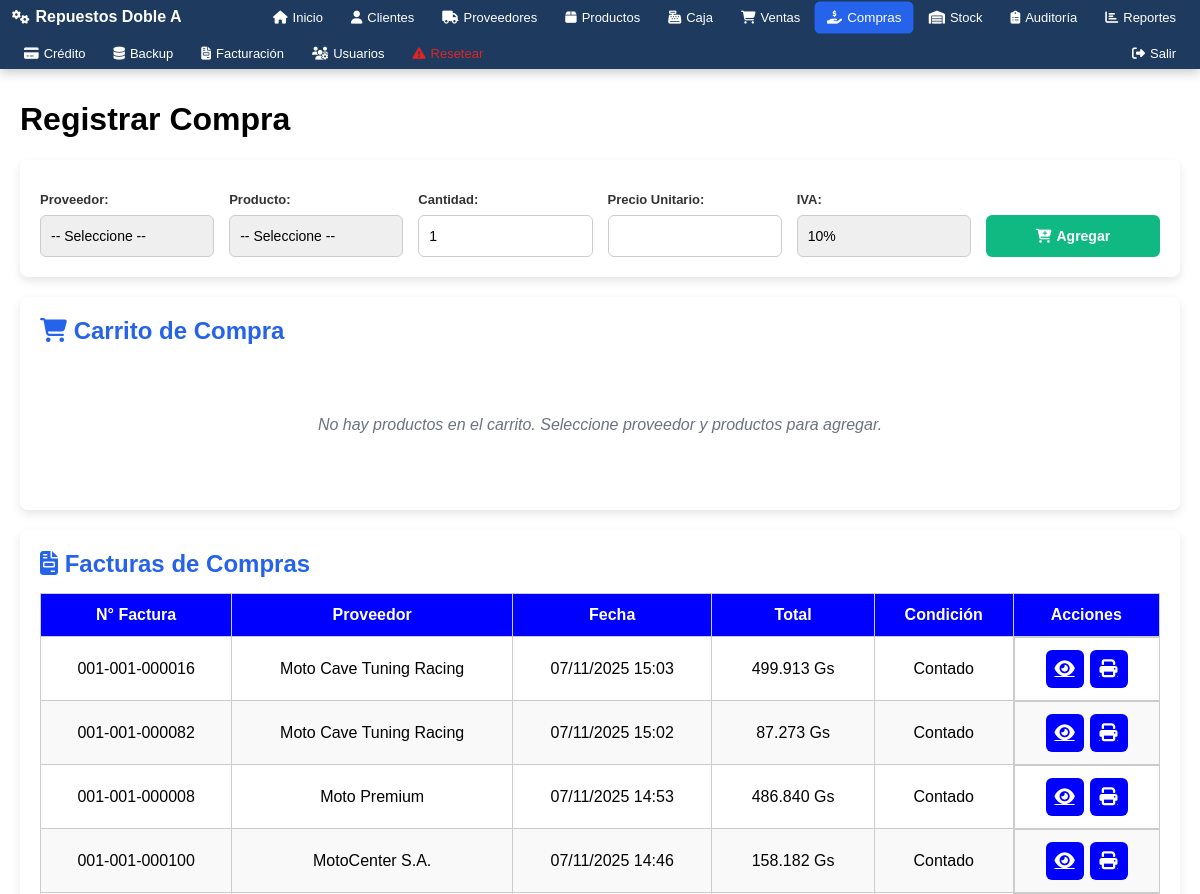
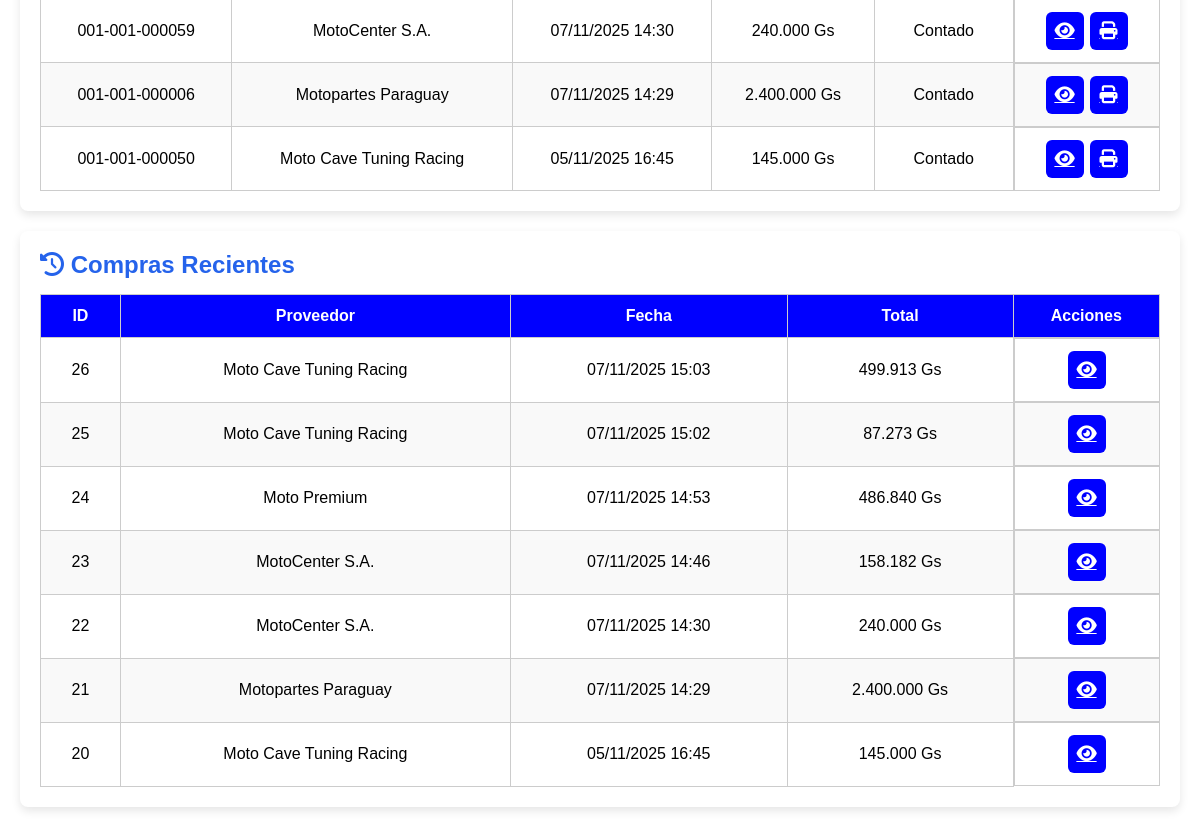
The app's page /modulos/compras/compras.php (signed in), older data (2 pictures, top to bottom).
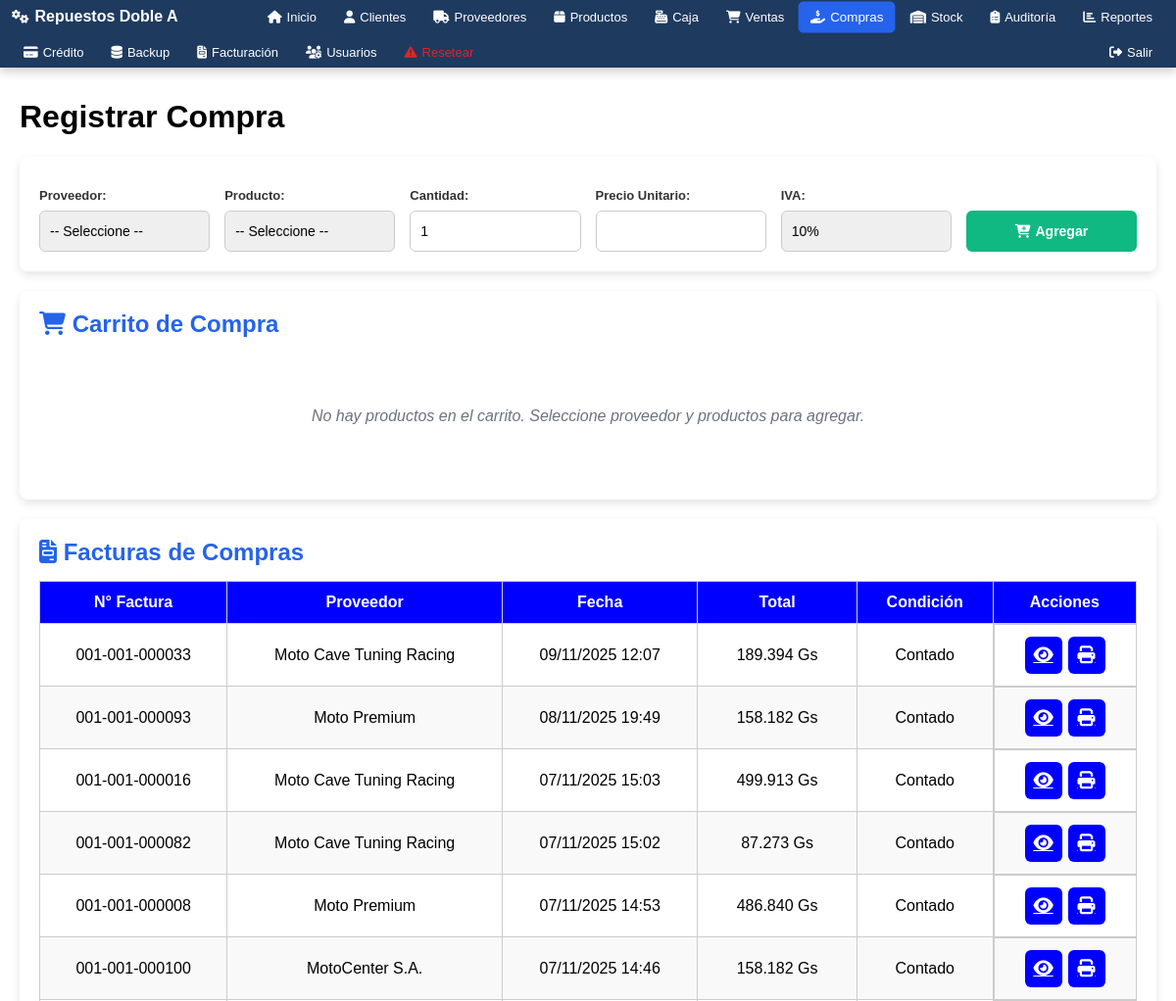
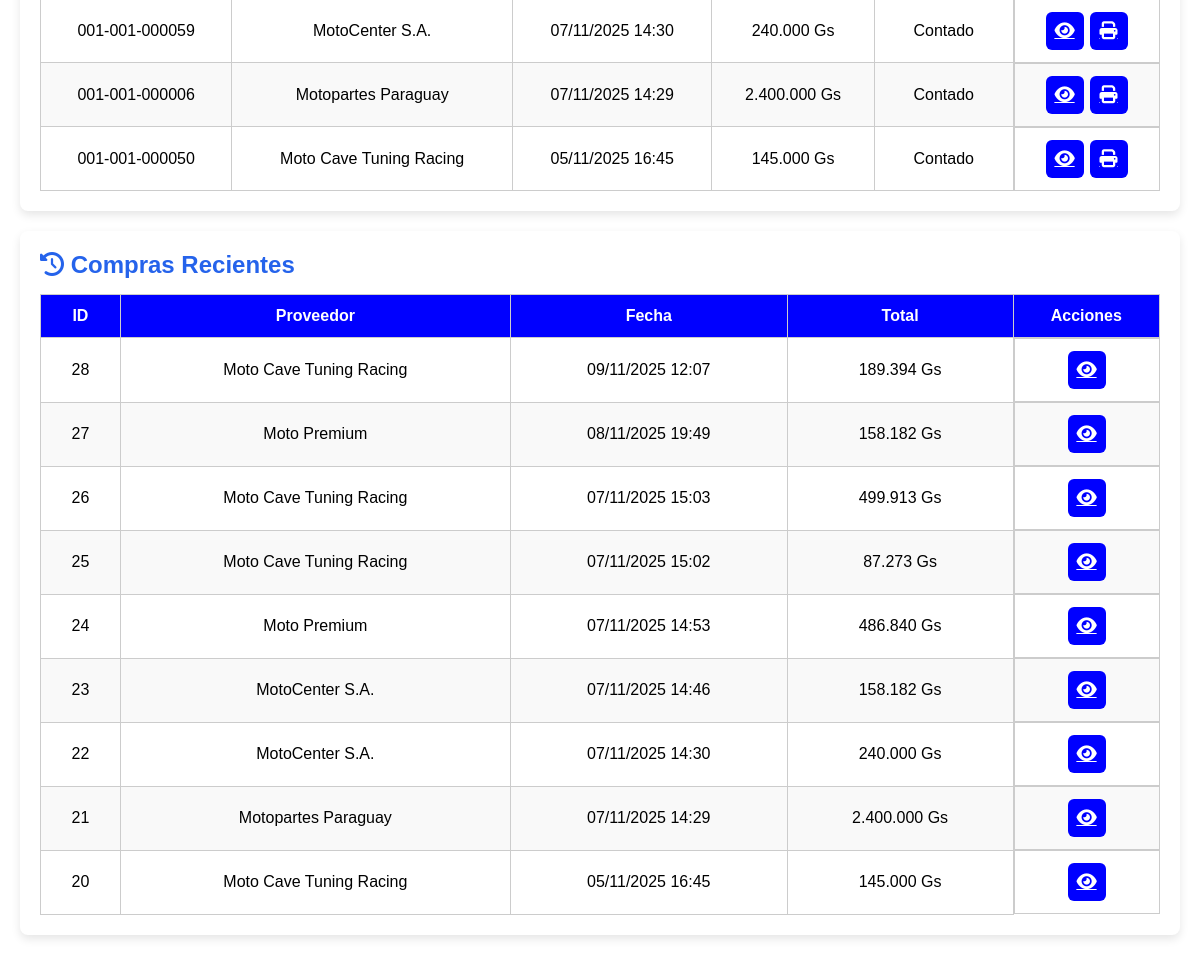
The same page, newer data (2 pictures, top to bottom).
### tables this page shows
CREATE TABLE `cabecera_factura_compras` (
  `id` int(11) NOT NULL AUTO_INCREMENT,
  `numero_factura` varchar(50) NOT NULL,
  `proveedor_id` int(11) NOT NULL,
  `fecha_hora` datetime NOT NULL,
  `monto_total` decimal(15,2) NOT NULL,
  `condicion_compra` varchar(20) DEFAULT 'Contado',
  `forma_pago` varchar(20) DEFAULT 'Efectivo',
  `timbrado` varchar(50) DEFAULT NULL,
  `numero_factura_proveedor` varchar(100) DEFAULT NULL,
  `created_at` timestamp NOT NULL DEFAULT CURRENT_TIMESTAMP,
  `inicio_vigencia` date DEFAULT NULL,
  `fin_vigencia` date DEFAULT NULL,
  PRIMARY KEY (`id`),
  UNIQUE KEY `numero_factura` (`numero_factura`),
  KEY `idx_fecha` (`fecha_hora`),
  KEY `idx_proveedor` (`proveedor_id`),
  CONSTRAINT `cabecera_factura_compras_ibfk_1` FOREIGN KEY (`proveedor_id`) REFERENCES `proveedores` (`id`) ON DELETE CASCADE
);

CREATE TABLE `proveedores` (
  `id` int(11) NOT NULL AUTO_INCREMENT,
  `empresa` varchar(150) NOT NULL,
  `contacto` varchar(100) DEFAULT NULL,
  `telefono` varchar(50) DEFAULT NULL,
  `email` varchar(100) DEFAULT NULL,
  `direccion` varchar(255) DEFAULT NULL,
  `created_at` timestamp NOT NULL DEFAULT CURRENT_TIMESTAMP,
  `ruc` varchar(20) DEFAULT NULL,
  PRIMARY KEY (`id`)
);

CREATE TABLE `compras` (
  `id` int(11) NOT NULL AUTO_INCREMENT,
  `proveedor_id` int(11) NOT NULL,
  `fecha` datetime NOT NULL,
  `total` decimal(12,2) NOT NULL,
  `estado` enum('Pendiente','Completada') NOT NULL DEFAULT 'Pendiente',
  `created_at` timestamp NOT NULL DEFAULT CURRENT_TIMESTAMP ON UPDATE CURRENT_TIMESTAMP,
  PRIMARY KEY (`id`),
  KEY `proveedor_id` (`proveedor_id`)
);

### includes/session.php (called while the page is built, shortened)
<?php
if (!function_exists('estaLogueado')) {
    function estaLogueado() {
        return isset($_SESSION['usuario_id']) && isset($_SESSION['usuario']);
    }
}
if (!function_exists('obtenerRol')) {
    function obtenerRol() {
        return isset($_SESSION['rol']) ? $_SESSION['rol'] : null;
    }
}
?>

### includes/auth.php (called while the page is built, shortened)
<?php
if (!function_exists('tienePermiso')) {
function tienePermiso($modulo, $accion = 'ver') {
    $rol = obtenerRol();
    if ($rol === 'Administrador') {
        return true;
    }
}
}
?>

### modulos/compras/compras.php (the view, shortened to what this page needs)
<?php
$base_path = $_SERVER['DOCUMENT_ROOT'] . '/repuestos/';
include $base_path . 'includes/session.php';
include $base_path . 'includes/auth.php';
include $base_path . 'includes/header.php';
$stmt_compras_recientes = $pdo->query("SELECT c.*, p.empresa as nombre_proveedor
                                       FROM compras c
                                       LEFT JOIN proveedores p ON c.proveedor_id = p.id
                                       ORDER BY c.fecha DESC
                                       LIMIT 20");
$compras_recientes = $stmt_compras_recientes->fetchAll();
$facturas_compras_recientes = [];
try {
    $stmt_facturas_compras = $pdo->query("SELECT fc.*, p.empresa as nombre_proveedor
                                          FROM cabecera_factura_compras fc
                                          LEFT JOIN proveedores p ON fc.proveedor_id = p.id
                                          ORDER BY fc.fecha_hora DESC
                                          LIMIT 20");
    $facturas_compras_recientes = $stmt_facturas_compras->fetchAll();
} catch (Exception $e) {
}
?>
<div class="container tabla-responsive">
    <h1>Registrar Compra</h1>
    <div class="venta-rapida-container">
        <form id="form_agregar_producto" class="venta-rapida-form">
            <div class="form-row-horizontal">
                <div class="form-group-horizontal">
                    <label>Proveedor:</label>
                    <select id="select_proveedor" class="form-select-horizontal" required>
                        <option value="">-- Seleccione --</option>
                    </select>
                </div>
                <div class="form-group-horizontal">
                    <label>Producto:</label>
                    <select id="select_producto" class="form-select-horizontal" required>
                        <option value="">-- Seleccione --</option>
                    </select>
                </div>
                <div class="form-group-horizontal">
                    <label>Cantidad:</label>
                    <input type="number" id="input_cantidad" class="form-input-horizontal" min="1" value="1" required>
                </div>
                <div class="form-group-horizontal">
                    <label>Precio Unitario:</label>
                    <input type="number" id="input_precio" class="form-input-horizontal" step="0.01" min="0" required>
                </div>
        <div class="form-group-horizontal">
            <label>IVA:</label>
            <select id="select_iva" class="form-select-horizontal" required>
                <option value="10" selected>10%</option>
            </select>
        </div>
                <div class="form-group-horizontal">
                    <label>&nbsp;</label>
                    <button type="button" id="btn_agregar_carrito" class="btn-agregar-carrito">
                        <i class="fas fa-cart-plus"></i> Agregar
                    </button>
                </div>
            </div>
        </form>
    </div>
    <div class="carrito-container">
        <h2><i class="fas fa-shopping-cart"></i> Carrito de Compra</h2>
        <div id="carrito_vacio" class="carrito-vacio">
            <p>No hay productos en el carrito. Seleccione proveedor y productos para agregar.</p>
        </div>
    </div>
    <?php if(!empty($facturas_compras_recientes)): ?>
    <div class="ventas-recientes-container">
        <h2><i class="fas fa-file-invoice"></i> Facturas de Compras</h2>
        <div class="table-responsive-inline">
            <table class="crud-table">
                <thead>
                    <tr>
                        <th>N° Factura</th>
                        <th>Proveedor</th>
                        <th>Fecha</th>
                        <th>Total</th>
                        <th>Condición</th>
                        <th>Acciones</th>
                    </tr>
                </thead>
                <tbody>
                <?php foreach($facturas_compras_recientes as $factura): ?>
                        <tr>
                            <td><?= htmlspecialchars($factura['numero_factura']) ?></td>
                            <td><?= htmlspecialchars(isset($factura['nombre_proveedor']) && $factura['nombre_proveedor'] ? $factura['nombre_proveedor'] : 'N/A') ?></td>
                            <td><?= date('d/m/Y H:i', strtotime($factura['fecha_hora'])) ?></td>
                            <td><?= number_format($factura['monto_total'],0,',','.') ?> Gs</td>
                            <td><?= htmlspecialchars($factura['condicion_compra']) ?></td>
                            <td class="acciones">
                                <a href="/repuestos/modulos/compras/ver_factura_compra.php?id=<?= $factura['id'] ?>" class="btn btn-edit" data-tooltip="Ver" target="_blank">
                                    <i class="fas fa-eye"></i>
                                </a>
                                <a href="/repuestos/modulos/compras/imprimir_factura_compra.php?id=<?= $factura['id'] ?>" class="btn btn-edit" data-tooltip="Imprimir" target="_blank">
                                    <i class="fas fa-print"></i>
                                </a>
                            </td>
                        </tr>
                <?php endforeach; ?>
                </tbody>
            </table>
        </div>
    </div>
    <?php endif; ?>
    <div class="ventas-recientes-container">
        <h2><i class="fas fa-history"></i> Compras Recientes</h2>
        <div class="table-responsive-inline">
            <table class="crud-table">
                <thead>
                    <tr>
                        <th>ID</th>
                        <th>Proveedor</th>
                        <th>Fecha</th>
                        <th>Total</th>
                        <th>Acciones</th>
                    </tr>
                </thead>
                <tbody>
                <?php if($compras_recientes && count($compras_recientes) > 0): ?>
                    <?php foreach($compras_recientes as $compra): ?>
                        <tr>
                            <td><?= htmlspecialchars($compra['id']) ?></td>
                            <td><?= htmlspecialchars(isset($compra['nombre_proveedor']) && $compra['nombre_proveedor'] ? $compra['nombre_proveedor'] : 'N/A') ?></td>
                            <td><?= date('d/m/Y H:i', strtotime($compra['fecha'])) ?></td>
                            <td><?= number_format($compra['total'],0,',','.') ?> Gs</td>
                            <td class="acciones">
                                <a href="#" class="btn btn-edit" data-tooltip="Ver">
                                    <i class="fas fa-eye"></i>
                                </a>
                            </td>
                        </tr>
                    <?php endforeach; ?>
                <?php else: ?>
                    <tr><td colspan="5">No hay compras recientes.</td></tr>
                <?php endif; ?>
                </tbody>
            </table>
        </div>
    </div>
</div>
<?php include $base_path . 'includes/footer.php'; ?>

### includes/header.php
<?php
$base_url = '/repuestos/';
$base_path = $_SERVER['DOCUMENT_ROOT'] . '/repuestos/';
$current_page = $_SERVER['REQUEST_URI'];
include $base_path . 'includes/session.php';
include $base_path . 'includes/auth.php';
?>
<link rel="stylesheet" href="/repuestos/style.css">
<link rel="stylesheet" href="https://cdnjs.cloudflare.com/ajax/libs/font-awesome/6.5.2/css/all.min.css">
<div class="navbar">
    <div class="logo"><i class="fas fa-cogs"></i> Repuestos Doble A</div>
    <a href="<?php echo $base_url; ?>index.php" <?php echo (strpos($current_page, 'index.php') !== false || ($current_page == $base_url || $current_page == $base_url . 'index.php')) ? 'class="active"' : ''; ?>><i class="fas fa-home"></i> Inicio</a>
    <?php if (tienePermiso('clientes', 'ver')): ?>
    <a href="<?php echo $base_url; ?>modulos/clientes/clientes.php" <?php echo (strpos($current_page, 'clientes') !== false) ? 'class="active"' : ''; ?>><i class="fas fa-user"></i> Clientes</a>
    <?php endif; ?>
    <?php if (tienePermiso('proveedores', 'ver')): ?>
    <a href="<?php echo $base_url; ?>modulos/proveedores/proveedores.php" <?php echo (strpos($current_page, 'proveedores') !== false) ? 'class="active"' : ''; ?>><i class="fas fa-truck"></i> Proveedores</a>
    <?php endif; ?>
    <?php if (tienePermiso('productos', 'ver')): ?>
    <a href="<?php echo $base_url; ?>modulos/productos/productos.php" <?php echo (strpos($current_page, 'productos') !== false) ? 'class="active"' : ''; ?>><i class="fas fa-box"></i> Productos</a>
    <?php endif; ?>
    <?php if (tienePermiso('caja', 'ver')): ?>
    <a href="<?php echo $base_url; ?>modulos/caja/caja.php" <?php echo (strpos($current_page, 'caja') !== false) ? 'class="active"' : ''; ?>><i class="fas fa-cash-register"></i> Caja</a>
    <?php endif; ?>
    <?php if (tienePermiso('ventas', 'ver')): ?>
    <a href="<?php echo $base_url; ?>modulos/ventas/ventas.php" <?php echo (strpos($current_page, 'ventas') !== false) ? 'class="active"' : ''; ?>><i class="fas fa-shopping-cart"></i> Ventas</a>
    <?php endif; ?>
    <?php if (tienePermiso('compras', 'ver')): ?>
    <a href="<?php echo $base_url; ?>modulos/compras/compras.php" <?php echo (strpos($current_page, 'compras') !== false) ? 'class="active"' : ''; ?>><i class="fas fa-hand-holding-dollar"></i> Compras</a>
    <?php endif; ?>
    <?php if (tienePermiso('stock', 'ver')): ?>
    <a href="<?php echo $base_url; ?>modulos/stock/stock.php" <?php echo (strpos($current_page, 'stock') !== false) ? 'class="active"' : ''; ?>><i class="fas fa-warehouse"></i> Stock</a>
    <?php endif; ?>
    <?php if (tienePermiso('auditoria', 'ver')): ?>
    <a href="<?php echo $base_url; ?>modulos/auditoria/auditoria.php" <?php echo (strpos($current_page, 'auditoria') !== false) ? 'class="active"' : ''; ?>><i class="fas fa-clipboard-list"></i> Auditoría</a>
    <?php endif; ?>
    <?php if (tienePermiso('reportes', 'ver')): ?>
    <a href="<?php echo $base_url; ?>modulos/reportes/reportes.php" <?php echo (strpos($current_page, 'reportes') !== false) ? 'class="active"' : ''; ?>><i class="fas fa-chart-bar"></i> Reportes</a>
    <?php endif; ?>
    <?php if (tienePermiso('ventas', 'ver')): ?>
    <a href="<?php echo $base_url; ?>modulos/credito/cuotas.php" <?php echo (strpos($current_page, 'credito') !== false || strpos($current_page, 'cuotas') !== false) ? 'class="active"' : ''; ?>><i class="fas fa-credit-card"></i> Crédito</a>
    <?php endif; ?>
    <?php if (tienePermiso('backup', 'ver')): ?>
    <a href="<?php echo $base_url; ?>modulos/backup/backup.php" <?php echo (strpos($current_page, 'backup') !== false) ? 'class="active"' : ''; ?>><i class="fas fa-database"></i> Backup</a>
    <?php endif; ?>
    <?php if (tienePermiso('facturacion', 'ver')): ?>
    <a href="<?php echo $base_url; ?>modulos/facturacion/facturacion.php" <?php echo (strpos($current_page, 'facturacion') !== false) ? 'class="active"' : ''; ?>><i class="fas fa-file-invoice"></i> Facturación</a>
    <?php endif; ?>
    <?php if (tienePermiso('usuarios', 'ver')): ?>
    <a href="<?php echo $base_url; ?>modulos/usuarios/usuarios.php" <?php echo (strpos($current_page, 'usuarios') !== false) ? 'class="active"' : ''; ?>><i class="fas fa-users-cog"></i> Usuarios</a>
    <?php endif; ?>
    <?php if (tienePermiso('usuarios', 'crear')): ?>
    <a href="<?php echo $base_url; ?>modulos/administracion/resetear_sistema.php" <?php echo (strpos($current_page, 'resetear_sistema') !== false) ? 'class="active"' : ''; ?> style="color: #dc2626;"><i class="fas fa-exclamation-triangle"></i> Resetear</a>
    <?php endif; ?>
    <a href="<?php echo $base_url; ?>logout.php" style="margin-left: auto;"><i class="fas fa-sign-out-alt"></i> Salir</a>
</div>

### includes/footer.php
</body>
</html>

### style.css (style rules this page uses)
.navbar { background-color: #1e3a5f; display: flex; align-items: center; padding: 0 12px; position: fixed; top: 0; left: 0; right: 0; height: auto; min-height: 60px; z-index: 1000; box-shadow: 0 4px 10px rgba(0,0,0,0.2); flex-wrap: wrap; overflow-x: auto; overflow-y: hidden; gap: 4px; }
.navbar .logo { color: white; font-weight: bold; font-size: 16px; margin-right: auto; display: flex; align-items: center; gap: 6px; white-space: nowrap; flex-shrink: 0; padding: 8px 0; }
.navbar .logo i { font-size: 14px; }
.navbar a { color: white; text-decoration: none; padding: 8px 12px; border-radius: 5px; display: flex; align-items: center; gap: 5px; font-size: 13px; transition: background 0.3s, transform 0.2s; white-space: nowrap; flex-shrink: 0; height: fit-content; }
.navbar a i { font-size: 13px; }
.navbar a:hover, .navbar a.active { background-color: #2563eb; transform: scale(1.03); }
.navbar a[style*="margin-left: auto"] { margin-left: auto; }
.container { padding: 20px; margin-top: 60px; max-width: 100%; margin-left: auto; margin-right: auto; background: #fff; border-radius: 8px; box-shadow: 0 4px 10px rgba(0,0,0,0.1); }
form label { display:block; margin:10px 0 5px; font-weight: bold; }
form input, form button { width:100%; padding:10px; margin-bottom:15px; border-radius:4px; border:1px solid #ccc; font-size:16px; box-sizing: border-box; }
form button { background:#2563eb; color:white; border:none; cursor:pointer; font-weight: bold; transition: background 0.3s, transform 0.2s; }
table.crud-table { width:100%; border-collapse:collapse; table-layout: auto; }
table.crud-table th, table.crud-table td { border:1px solid #ccc; padding:12px; text-align:center; word-wrap: break-word; overflow: hidden; text-overflow: ellipsis; }
table.crud-table th:last-child, table.crud-table td:last-child { width: 120px; min-width: 120px; max-width: 120px; }
table.crud-table th { background: blue; color: white; }
table.crud-table tr:nth-child(even) { background:#f9f9f9; }
.acciones { display: flex; justify-content: center; gap: 6px; }
.btn { border: none; border-radius: 6px; cursor: pointer; display: flex; align-items: center; justify-content: center; width: 38px; height: 38px; font-size: 18px; position: relative; transition: background 0.3s, transform 0.2s; color: white; }
.btn-edit { background: blue; color: white; }
.btn i { color: white; font-size: 18px; }
table { width: 100%; border-collapse: collapse; background: white; box-shadow: 0 4px 10px rgba(0,0,0,0.1); }
table th, table td { border: 1px solid #ccc; padding: 8px; text-align: center; }
table th { background: #2563eb; color: white; }
.tabla-responsive { overflow-x: auto; }

Row changes from the older to the newer data that the page shows:
added cabecera_factura_compras: numero_factura "001-001-000033", proveedor.empresa "Moto Cave Tuning Racing", fecha_hora "09/11/2025 12:07", monto_total "189.394", condicion_compra "Contado"
added cabecera_factura_compras: numero_factura "001-001-000093", proveedor.empresa "Moto Premium", fecha_hora "08/11/2025 19:49", monto_total "158.182", condicion_compra "Contado"
added compras: id "28", proveedor.empresa "Moto Cave Tuning Racing", fecha "09/11/2025 12:07", total "189.394"
added compras: id "27", proveedor.empresa "Moto Premium", fecha "08/11/2025 19:49", total "158.182"
